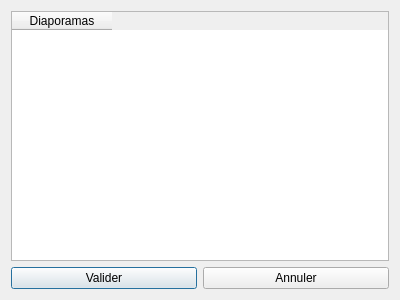
<?xml version="1.0" encoding="UTF-8"?>
<ui version="4.0">
 <class>fenetreCharger</class>
 <widget class="QDialog" name="fenetreCharger">
  <property name="geometry">
   <rect>
    <x>0</x>
    <y>0</y>
    <width>400</width>
    <height>300</height>
   </rect>
  </property>
  <property name="windowTitle">
   <string>Dialog</string>
  </property>
  <layout class="QVBoxLayout" name="verticalLayout">
   <item>
    <widget class="QTableWidget" name="tableWidget">
     <column>
      <property name="text">
       <string>Diaporamas</string>
      </property>
     </column>
    </widget>
   </item>
   <item>
    <layout class="QHBoxLayout" name="horizontalLayout">
     <item>
      <widget class="QPushButton" name="bValider">
       <property name="text">
        <string>Valider</string>
       </property>
      </widget>
     </item>
     <item>
      <widget class="QPushButton" name="bAnnuler">
       <property name="text">
        <string>Annuler</string>
       </property>
      </widget>
     </item>
    </layout>
   </item>
  </layout>
 </widget>
 <resources/>
 <connections/>
</ui>
